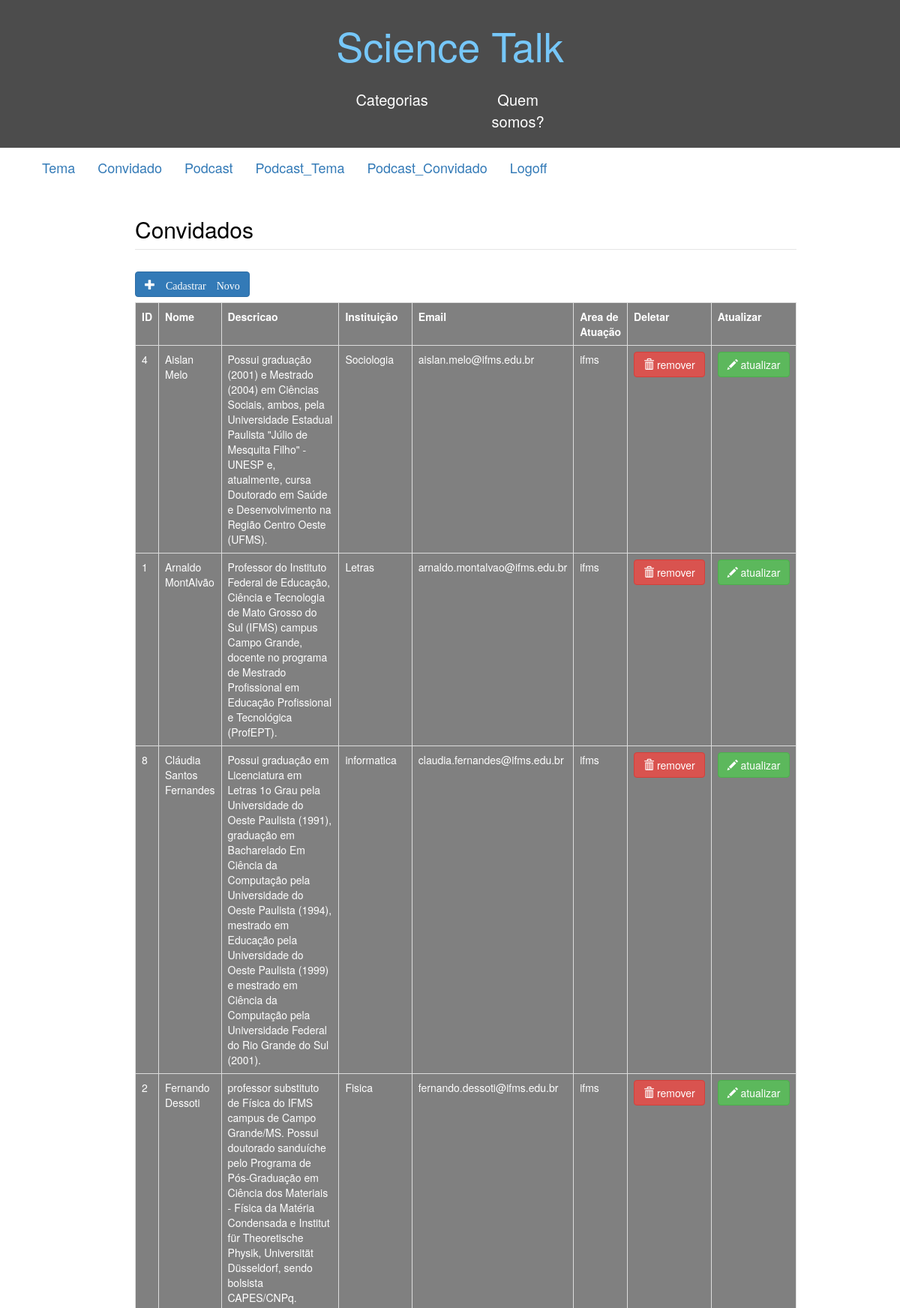
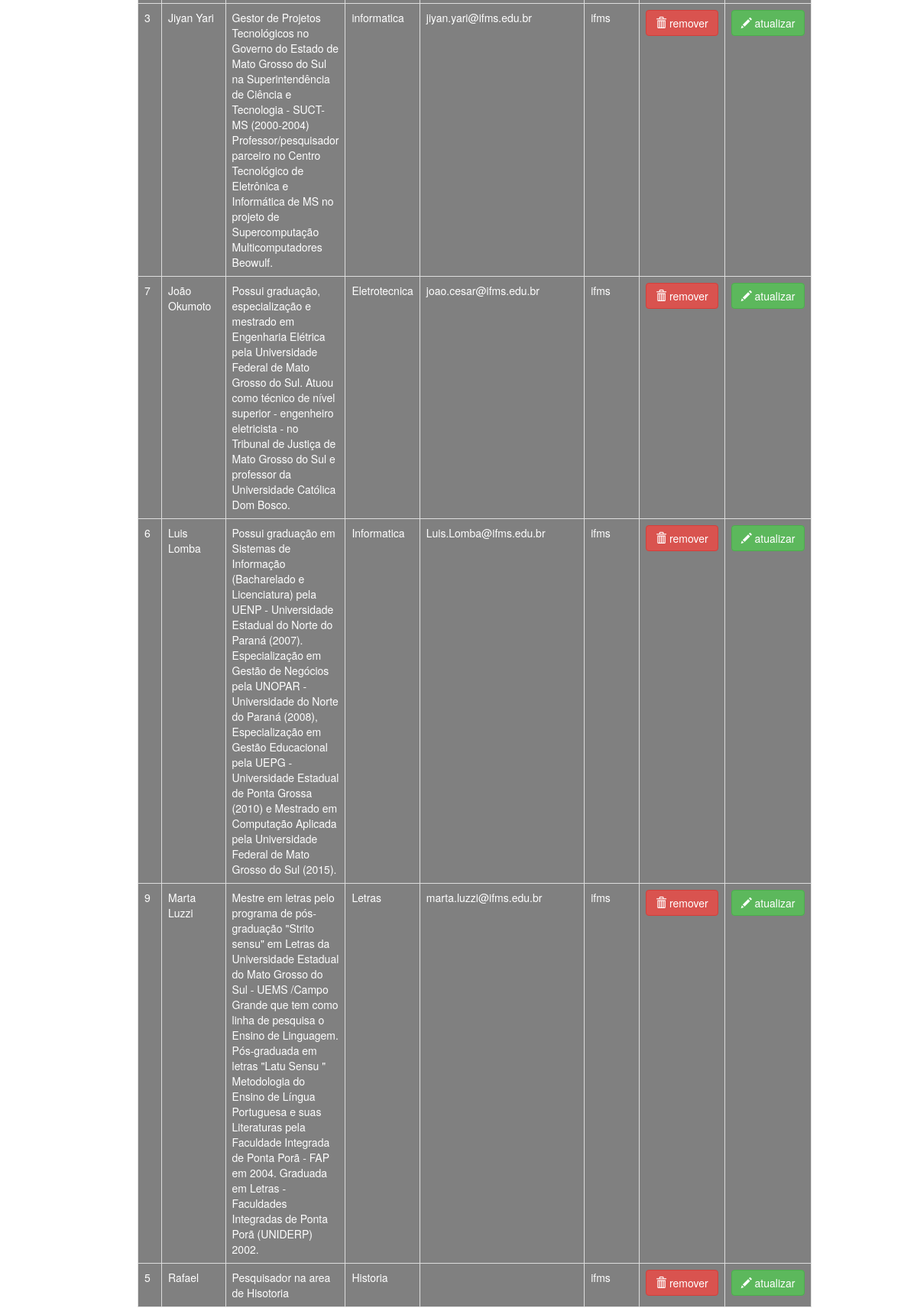
/Admin/ListConvidados.php (signed in, upper part), run on the app's committed database (2 pictures, top to bottom).
### tables this page shows
CREATE TABLE `convidado` (
  `id` int(11) NOT NULL,
  `nome` varchar(50) NOT NULL,
  `instituicao` varchar(50) NOT NULL,
  `email` varchar(50) NOT NULL,
  `area` varchar(50) NOT NULL,
  `img_convidado` varchar(55) NOT NULL,
  `desc_convidado` varchar(500) NOT NULL
);

### Funcao.php (called while the page is built, shortened)
<?php
function obterConexao(){
  $conexao = mysqli_connect("localhost", "root", "", "podcast");
  mysqli_set_charset($conexao,'utf8');
  return $conexao;
}
      function obterConvidados() {
        $convidados = array();
        $conexao = obterConexao();
        $sql = "SELECT * FROM `convidado` order by nome ";
        if($result = mysqli_query($conexao, $sql)){
          $convidados = $result->fetch_all(MYSQLI_ASSOC);
        }
        return $convidados;
      }
?>

### Admin/ListConvidados.php (the view, shortened to what this page needs)
<?php
	include_once ('../funcao.php');
 ?>
<!DOCTYPE html>
<html lang="pt-br">
	<head>
    <link rel="stylesheet" href="https://maxcdn.bootstrapcdn.com/bootstrap/3.3.7/css/bootstrap.min.css">
        <link rel="stylesheet" type="text/css" href="../Estilo_PI.css"/>
  </head>
  <body>
		<div class="container">
			<?php include_once ('../menu.php');?>
			<div id="conteudoo">
                <div>
                <fieldset>
			<legend>
				<h2>Convidados</h2>
			</legend>
			<table class="table table-bordered  ">
            <caption><a class="btn btn-primary glyphicon glyphicon-plus" href="CadConvidado.php" role="button"> Cadastrar Novo</a></caption>
				<tr>
					<th>
						ID
					</th>
					<th>
						Nome
                    </th>
                    <th>
						Descricao
					</th>
					<th>
						Instituição
                    </th>
                    <th>
						Email
                    </th>
                    <th>
						Area de Atuação
					</th>
					<th>
						Deletar
					</th>
					<th>
						Atualizar
					</th>
                </tr>
            </div>
                <?php
                    $pods = obterConvidados();
					foreach ($pods as $pod) {
                        echo "<tr>";
                        echo "<td>" . $pod["id"] . "</td>";
                        echo "<td>" . $pod["nome"] . "</td>";
                        echo "<td>" . $pod["desc_convidado"] . "</td>";
                        echo "<td>" . $pod["area"] . "</td>";
                        echo "<td>" . $pod["email"] . "</td>";
                        echo "<td>" . $pod["instituicao"] . "</td>";
                        echo "<td> <form action='DeleteConvidado.php' method='post'>
				             <input type='hidden' name='id' value=" . $pod['id'].">
							<button class='btn btn-danger'><span class='glyphicon glyphicon-trash'></span> remover</button></form>
							</td>";
							echo "<td> <form action='updateConvidado.php' method='post'>
				             <input type='hidden' name='id' value=" .$pod['id'].">
							 <button class='btn btn-success'><span class='glyphicon glyphicon-pencil'></span> atualizar</button></form>
							</td>";
						echo "</tr>";
                    }
				?>
                </div>
			</div>
  </body>
</html>

### Estilo_PI.css (style rules this page uses)
html { height: 100%; }
body { min-height: 100%; display: flex; background-image: url("Images/Background_1.jpg"); background-attachment: fixed; background-size: cover; }
.container { flex-grow: 1; display: flex; flex-direction: column; margin: 0px; padding: 0px; }
#conteudoo { flex-grow: 1; flex-direction: row; display: flex; margin:0 auto; padding:0px; margin-bottom: 1rem; width: 70%; border-radius: 10px 20px; }
table { background-color:grey; color: white; }
legend { color: black; }
caption { margin: 0 auto; justify-content: center; align-items: center; flex-direction: row; }

### data on the page
convidado: id "4", nome "Aislan Melo", desc_convidado "Possui graduação (2001) e Mestrado (2004) em Ciências Sociais, ambos, pela Universidade Estadual Paulista \"Júlio de Mesquita Filho\" - UNESP e, atualmente, cursa Doutorado em Saúde e Desenvolvimento na Região Centro Oeste (UFMS).", area "Sociologia", email "aislan.melo@ifms.edu.br", instituicao "ifms"
convidado: id "1", nome "Arnaldo MontAlvão", desc_convidado "Professor do Instituto Federal de Educação, Ciência e Tecnologia de Mato Grosso do Sul (IFMS) campus Campo Grande, docente no programa de Mestrado Profissional em Educação Profissional e Tecnológica (ProfEPT).", area "Letras", email "arnaldo.montalvao@ifms.edu.br", instituicao "ifms"
convidado: id "8", nome "Cláudia Santos Fernandes", desc_convidado "Possui graduação em Licenciatura em Letras 1o Grau pela Universidade do Oeste Paulista (1991), graduação em Bacharelado Em Ciência da Computação pela Universidade do Oeste Paulista (1994), mestrado em Educação pela Universidade do Oeste Paulista (1999) e mestrado em Ciência da Computação pela Universidade Federal do Rio Grande do Sul (2001).", area "informatica", email "claudia.fernandes@ifms.edu.br", instituicao "ifms"
convidado: id "2", nome "Fernando Dessoti", desc_convidado "professor substituto de Física do IFMS campus de Campo Grande/MS. Possui doutorado sanduíche pelo Programa de Pós-Graduação em Ciência dos Materiais - Física da Matéria Condensada e Institut für Theoretische Physik, Universität Düsseldorf, sendo bolsista CAPES/CNPq.", area "Fisica", email "fernando.dessoti@ifms.edu.br", instituicao "ifms"
convidado: id "3", nome "Jiyan Yari", desc_convidado "Gestor de Projetos Tecnológicos no Governo do Estado de Mato Grosso do Sul na Superintendência de Ciência e Tecnologia - SUCT-MS (2000-2004) Professor/pesquisador parceiro no Centro Tecnológico de Eletrônica e Informática de MS no projeto de Supercomputação Multicomputadores Beowulf.", area "informatica", email "jiyan.yari@ifms.edu.br", instituicao "ifms"
convidado: id "7", nome "João Okumoto", desc_convidado "Possui graduação, especialização e mestrado em Engenharia Elétrica pela Universidade Federal de Mato Grosso do Sul. Atuou como técnico de nível superior - engenheiro eletricista - no Tribunal de Justiça de Mato Grosso do Sul e professor da Universidade Católica Dom Bosco.", area "Eletrotecnica", email "joao.cesar@ifms.edu.br", instituicao "ifms"
convidado: id "6", nome "Luis Lomba", desc_convidado "Possui graduação em Sistemas de Informação (Bacharelado e Licenciatura) pela UENP - Universidade Estadual do Norte do Paraná (2007). Especialização em Gestão de Negócios pela UNOPAR - Universidade do Norte do Paraná (2008), Especialização em Gestão Educacional pela UEPG - Universidade Estadual de Ponta Grossa (2010) e Mestrado em Computação Aplicada pela Universidade Federal de Mato Grosso do Sul (2015).", area "Informatica", email "Luis.Lomba@ifms.edu.br", instituicao "ifms"
convidado: id "9", nome "Marta Luzzi", desc_convidado "Mestre em letras pelo programa de pós-graduação \"Strito sensu\" em Letras da Universidade Estadual do Mato Grosso do Sul - UEMS /Campo Grande que tem como linha de pesquisa o Ensino de Linguagem. Pós-graduada em letras \"Latu Sensu \" Metodologia do Ensino de Língua Portuguesa e suas Literaturas pela Faculdade Integrada de Ponta Porã - FAP em 2004. Graduada em Letras - Faculdades Integradas de Ponta Porã (UNIDERP) 2002.", area "Letras", email "marta.luzzi@ifms.edu.br", instituicao "ifms"
convidado: id "5", nome "Rafael", desc_convidado "Pesquisador na area de Hisotoria", area "Historia", instituicao "ifms"
